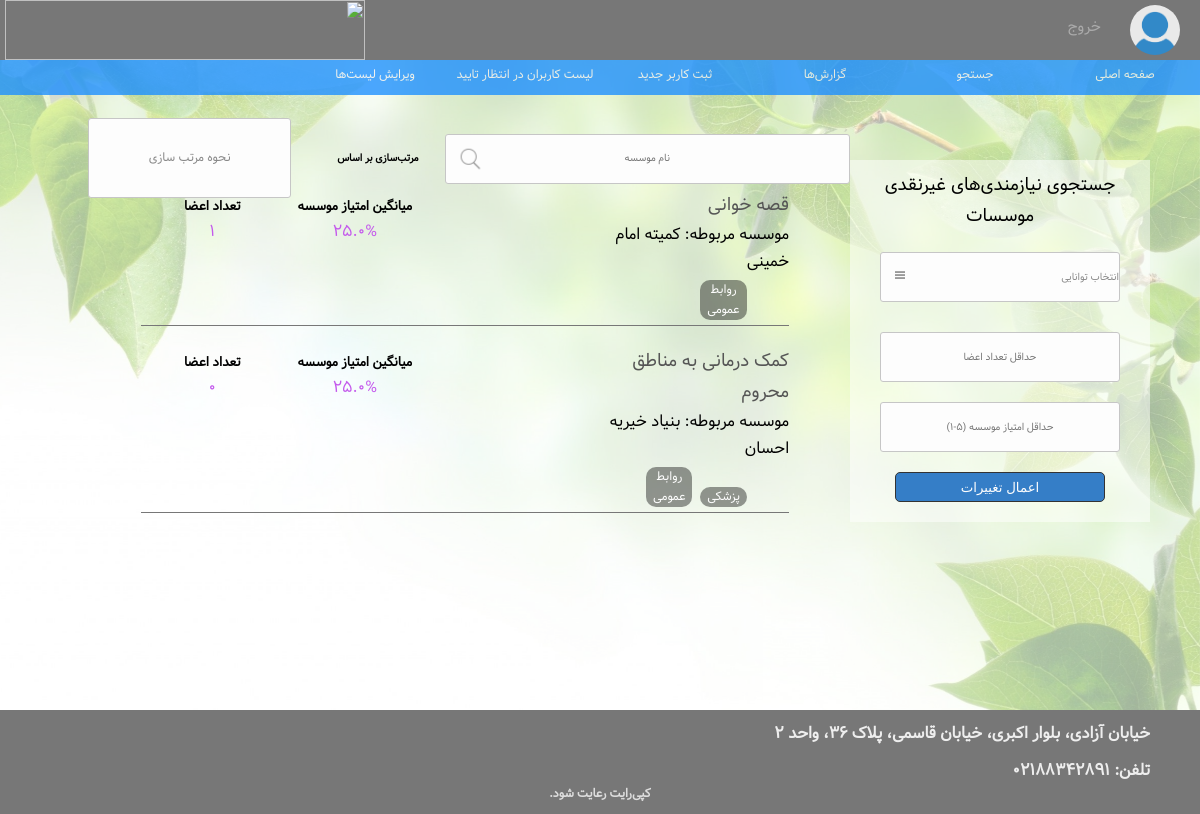
Page /search/requirements/ (signed in) on the committed database.
### users/models.py (models this page shows, shortened)
class CustomUser(AbstractUser):
    state = models.NullBooleanField(default=None)
    isBen = models.BooleanField(default=False)
    isOrg = models.BooleanField(default=False)
    image = models.ImageField(upload_to='../media/profile_pics/', default='../../media/profile_pics/no-picture.png')

class RequirementAbilities(models.Model):
    class Meta:
        unique_together = ('abilityId', 'reqId')
    reqId = models.ForeignKey(Requirement, on_delete=models.CASCADE, related_name='req')
    abilityId = models.ForeignKey(Ability, on_delete=models.CASCADE, related_name='ab')

class Requirement(models.Model):
    id = models.AutoField(primary_key=True)
    user = models.ForeignKey(CustomUser, on_delete=models.CASCADE, related_name='owner')
    name = models.CharField(max_length=50)
    city = models.CharField(max_length=20)
    address = models.CharField(max_length=100)
    wId = models.ForeignKey(WeeklySchedule, on_delete=models.CASCADE, related_name='week')
    description = models.TextField(max_length=200)
    typeOfCooperation = models.CharField(max_length=15, choices=COOP_CHOICES, default='inOffice10')
    NOPs = models.IntegerField(default=0)

class Organization(models.Model):
    user = models.OneToOneField(CustomUser, on_delete=models.CASCADE, related_name='organizer')
    name = models.CharField(max_length=20)
    day = models.IntegerField()
    month = models.IntegerField()
    year = models.IntegerField()
    address = models.CharField(max_length=100)
    city = models.CharField(max_length=10, default='blank')
    phone = models.CharField(max_length=15)
    website = models.URLField()
    license = models.CharField(max_length=20)
    rate = models.ForeignKey(TotalRate, on_delete=models.CASCADE, related_name='orgRate')

class Ability(models.Model):
    id = models.AutoField(primary_key=True)
    name = models.CharField(max_length=20)

class TotalRate(models.Model):
    id = models.AutoField(primary_key=True)
    totalRate = models.FloatField(default=0)
    f1 = models.FloatField(default=0)
    f2 = models.FloatField(default=0)
    f3 = models.FloatField(default=0)
    f4 = models.FloatField(default=0)
    f5 = models.FloatField(default=0)

### users/views.py (the view, shortened to what this page needs)
# urls.py: url(r'^search/requirements/', views.list_requirement, name='search_requirements'),
@admin_ben_only
def list_requirement(request):
    name = request.POST.get('org', '')
    all_req = Requirement.objects.filter(user__organizer__name__icontains=name)
    all_ab = Ability.objects.all()
    req_ab = []
    for req in all_req:
        result = RequirementAbilities.objects.filter(reqId=req.id)
        if len(result) != 0:
            req_ab.append(result)
    return render(request, 'main/searchRequirement.html', {'abilities': all_ab, 'reqAbilities': req_ab})

### templates/main/searchRequirement.html (shortened to what this page needs)
﻿<!DOCTYPE html>
{% load staticfiles %}
<html lang="fa" dir="rtl">
<head>
    <link rel="stylesheet" type="text/css" href={% static "css/style.css" %}>
    <link rel="stylesheet" type="text/css" href={% static "css/search.css" %}>
    <link rel="stylesheet" href={% static "css/ionicons.min.css" %}>
</head>
<body>
<div class="main">
    <div class="header">
        <div class="topmenu" id="topmenu">
            {% if request.user.is_authenticated %}
                <div class="container">
                    <div class="topPhoto">
                        <img src="../{{ request.user.image }}">
                    </div>
                    <div class="topmenudate">
                        <a href="{% url 'logout' %}">خروج</a>
                    </div>
                    <div class="logo">
                        <img src="../static/images/logo.png">
                    </div>
                </div>
            {% endif %}
        </div>
    </div>
    <div class="mainPage">
        <div class="wrapper"></div>
        <div class="nav" id="nav"></div>
        <div class="container">
            <form method="post">
                <div class="filter">
                    <p>جستجوی نیازمندی‌های غیرنقدی موسسات</p>
                    <div class="controlsSelect">
                        <i class="ion-navicon"></i>
                        <select name="field">
                            <option value="blank">انتخاب توانایی</option>
                        </select>
                    </div>
                    <div class="controls">
                        <input name="minimumNOP" type="text" placeholder="حداقل تعداد اعضا">
                    </div>
                    <div class="controls">
                        <input name="minimumtotalrating" type="text" placeholder="حداقل امتیاز موسسه (۵-۱)">
                    </div>
                    <button class="mybutton" onclick="this.form.submit()">اعمال تغییرات</button>
                </div>
                <div class="searchBar">
                    <div class="container">
                        <div class="controlsname">
                            <input name="org" type="text" placeholder="نام موسسه">
                            <img src="../../static/images/search.png">
                        </div>
                        <h4> مرتب‌سازی بر اساس </h4>
                        <select name="sortType">
                            <option value="blank">نحوه مرتب سازی</option>
                        </select>
                    </div>
                </div>
            </form>
            <div id="result">
                {% for req in reqAbilities %}
                    <div class="project">
                        <div class="specifications">
                            <a href={% url 'profile' req.0.reqId.user.username %}>{{ req.0.reqId.name }}</a>
                            <p>موسسه مربوطه: {{ req.0.reqId.user.organizer.name }}</p>
                            <ul>
                                {% for ability in req %}
                                    <li>{{ ability.abilityId.name }}</li>
                                {% endfor %}
                            </ul>
                        </div>
                        <div class="cost">
                            <h3>تعداد اعضا</h3>
                            <span class="budget"> {{ req.0.reqId.NOPs }} </span>
                        </div>
                        <div class="cost">
                            <h3>میانگین امتیاز موسسه</h3>
                            <span class="budget">{{ req.0.reqId.user.organizer.rate.totalRate }}%</span>
                        </div>
                    </div>
                {% endfor %}
            </div>
        </div>
    </div>
    <div class="footer">
        <div class="container">
            <div class="addr">
                <h4> خیابان آزادی، بلوار اکبری، خیابان قاسمی، پلاک ۳۶، واحد ۲ </h4>
                <h4>تلفن: ۰۲۱۸۸۳۴۲۸۹۱</h4>
            </div>
        </div>
        <div class="copy">
            <h4>کپی‌رایت رعایت شود.</h4>
        </div>
    </div>
</div>
</body>
</html>

### static/css/style.css (style rules this page uses)
* { box-sizing: border-box; margin: 0; border: none; }
body { font-family: 'vazir', serif; }
.main { width: 100%; float: right; background: url('../images/back1.jpg') fixed; height: 100%; background-position: center; background-repeat: no-repeat; background-size: cover; position: relative; min-width: 300px; }
.main .header { width: 100%; height: 60px; color: #eeeeee; float: right; position: fixed; min-width: 300px; z-index: 6; }
.header .topmenu { width: 100%; float: right; background: #777777; box-sizing: border-box; position: relative; height: 60px; }
.header .topmenu .container { width: 100%; margin: 0 auto; position: relative; box-sizing: border-box; }
.header .topmenu .container .topPhoto { float: right; width: 50px; height: 50px; margin: 5px 20px 5px 0px; box-sizing: border-box; }
.header .topmenu .container .topPhoto img { float: right; border-radius: 50%; width: 100%; height: 100%; box-sizing: border-box; }
.header .topmenu .container .topmenudate a, .header .topmenu .container .topmenudate button , .header .topmenu .container .topmenudate h3 { font-family: 'vazir', serif; float: right; width: auto; min-width: 8%; color: #aaaaaa; border: none; text-decoration: none; display: inline-block; margin-right: 4px; box-sizing: border-box; background: none; font-size: 15px; padding: 0; }
.header .topmenu .container .topmenudate { font-family: 'vazir', serif; float: right; margin-top: 15px; margin-right: 10px; position: relative; color: #999999; box-sizing: border-box; }
.header .topmenu .container .logo { float: left; height: 60px; width: 30%; margin-left: 5px; box-sizing: border-box; }
.header .topmenu .container .logo img { height: 100%; float: left; box-sizing: border-box; }
.main .mainPage { width: 100%; min-height: 650px; position: relative; display: inline-block; z-index: 2; margin-top: 60px; }
.main .mainPage .wrapper { width: 100%; height: 100%; background: rgba(255,255,255,.6); position: fixed; z-index: 1; }
.main .footer { width: 100%; float: right; background: #777777; position: relative; bottom: 0; z-index: 2; }
.main .footer .container { float: right; width: 100%; }
.main .footer .container .addr { color: #eeeeee; float: right; display: block; margin-right: 50px; }
.main .footer .container .addr h4 { margin-top: 10px; }
.main .footer .copy { color: #dddddd; margin: 10px auto; text-align: center; font-size: 12px; }
.main .nav { z-index: 60; position: fixed; width: 100%; margin: 0 0; display: block; background: #1E90FF; opacity: 0.8; height: 35px; white-space: cull; color: #eeeeee; font-size: 12px; }

### rows in the picture
CustomUser: user.image (placeholder picture)
RequirementAbilities: reqId.name "قصه خوانی", reqId.name "کمیته امام خمینی", abilityId.name "روابط عمومی", reqId.NOPs "1", reqId.totalRate "25.0"
RequirementAbilities: reqId.name "کمک درمانی به مناطق محروم", reqId.name "بنیاد خیریه احسان", abilityId.name "پزشکی", reqId.NOPs "0", reqId.totalRate "25.0"
RequirementAbilities: abilityId.name "روابط عمومی"
